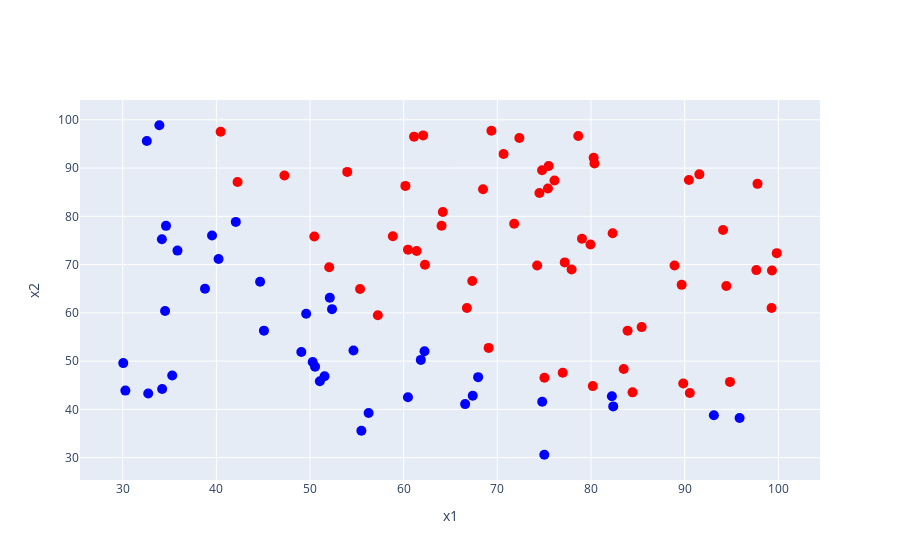

Notebook source saved alongside this figure:
### Code cell
fig = go.Figure()

# Plot data points
fig.add_trace(go.Scatter(
    x=x1, 
    y=x2, 
    mode='markers', 
    marker=dict(color=colors, size=10),
    name='Data Points'
))

fig.update_xaxes(title= 'x1')
fig.update_yaxes(title= 'x2')

### Figure 1 — Plotly figure (JSON) as saved in the notebook; plotly's stock layout.template omitted (floating-point values rounded to 4 significant figures)
{"data": [{"marker": {"color": ["blue", "blue", "blue", "red", "red", "blue", "red", "red", "red", "red", "blue", "blue", "red", "red", "blue", "red", "red", "blue", "red", "red", "blue", "red", "blue", "blue", "red", "red", "red", "blue", "blue", "blue", "red", "red", "blue", "red", "blue", "blue", "blue", "red", "blue", "blue", "red", "blue", "red", "blue", "blue", "blue", "red", "red", "red", "red", "red", "red", "red", "blue", "blue", "blue", "red", "blue", "red", "red", "red", "blue", "blue", "blue", "blue", "blue", "red", "blue", "red", "red", "blue", "red", "red", "red", "red", "red", "red", "red", "blue", "blue", "red", "red", "red", "red", "red", "red", "blue", "red", "red", "blue", "red", "red", "blue", "red", "red", "red", "red", "red", "red", "red"], "size": 10}, "mode": "markers", "name": "Data Points", "type": "scatter", "x": [34.62, 30.29, 35.85, 60.18, 79.03, 45.08, 61.11, 75.02, 76.1, 84.43, 95.86, 75.01, 82.31, 69.36, 39.54, 53.97, 69.07, 67.95, 70.66, 76.98, 67.37, 89.68, 50.53, 34.21, 77.92, 62.27, 80.19, 93.11, 61.83, 38.79, 61.38, 85.4, 52.11, 52.05, 40.24, 54.64, 33.92, 64.18, 74.79, 34.18, 83.9, 51.55, 94.44, 82.37, 51.05, 62.22, 77.19, 97.77, 62.07, 91.56, 79.94, 99.27, 90.55, 34.52, 50.29, 49.59, 97.65, 32.58, 74.25, 71.8, 75.4, 35.29, 56.25, 30.06, 44.67, 66.56, 40.46, 49.07, 80.28, 66.75, 32.72, 64.04, 72.35, 60.46, 58.84, 99.83, 47.26, 50.46, 60.46, 82.23, 88.91, 94.83, 67.32, 57.24, 80.37, 68.47, 42.08, 75.48, 78.64, 52.35, 94.09, 90.45, 55.48, 74.49, 89.85, 83.49, 42.26, 99.32, 55.34, 74.78], "y": [78.02, 43.89, 72.9, 86.31, 75.34, 56.32, 96.51, 46.55, 87.42, 43.53, 38.23, 30.6, 76.48, 97.72, 76.04, 89.21, 52.74, 46.68, 92.93, 47.58, 42.84, 65.8, 48.86, 44.21, 68.97, 69.95, 44.82, 38.8, 50.26, 65.0, 72.81, 57.05, 63.13, 69.43, 71.17, 52.21, 98.87, 80.91, 41.57, 75.24, 56.31, 46.86, 65.57, 40.62, 45.82, 52.06, 70.46, 86.73, 96.77, 88.7, 74.16, 61.0, 43.39, 60.4, 49.8, 59.81, 68.86, 95.6, 69.82, 78.45, 85.76, 47.02, 39.26, 49.59, 66.45, 41.09, 97.54, 51.88, 92.12, 60.99, 43.31, 78.03, 96.23, 73.09, 75.86, 72.37, 88.48, 75.81, 42.51, 42.72, 69.8, 45.69, 66.59, 59.51, 90.96, 85.59, 78.84, 90.42, 96.65, 60.77, 77.16, 87.51, 35.57, 84.85, 45.36, 48.38, 87.1, 68.78, 64.93, 89.53]}], "layout": {"xaxis": {"title": {"text": "x1"}}, "yaxis": {"title": {"text": "x2"}}}}
